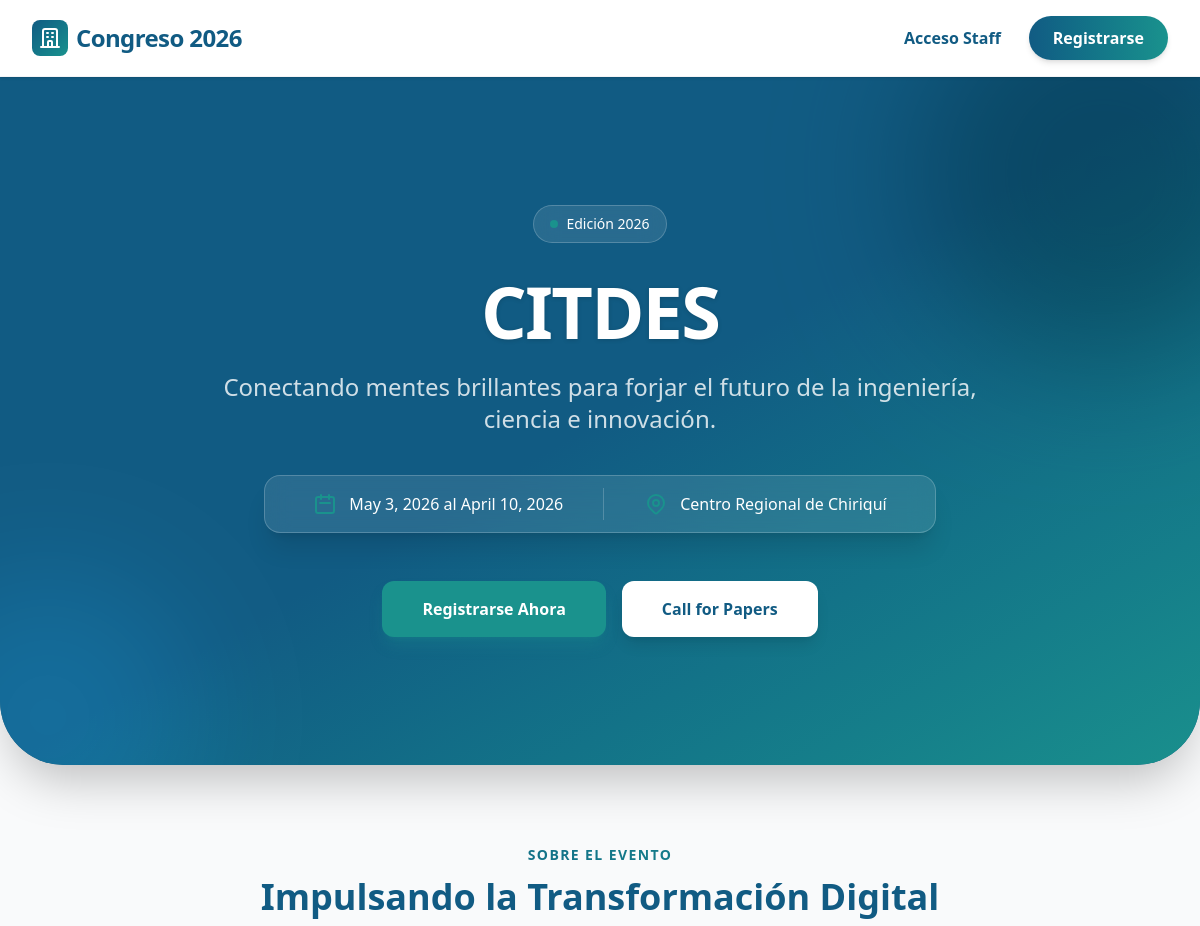
The app's page / (upper part), older data.
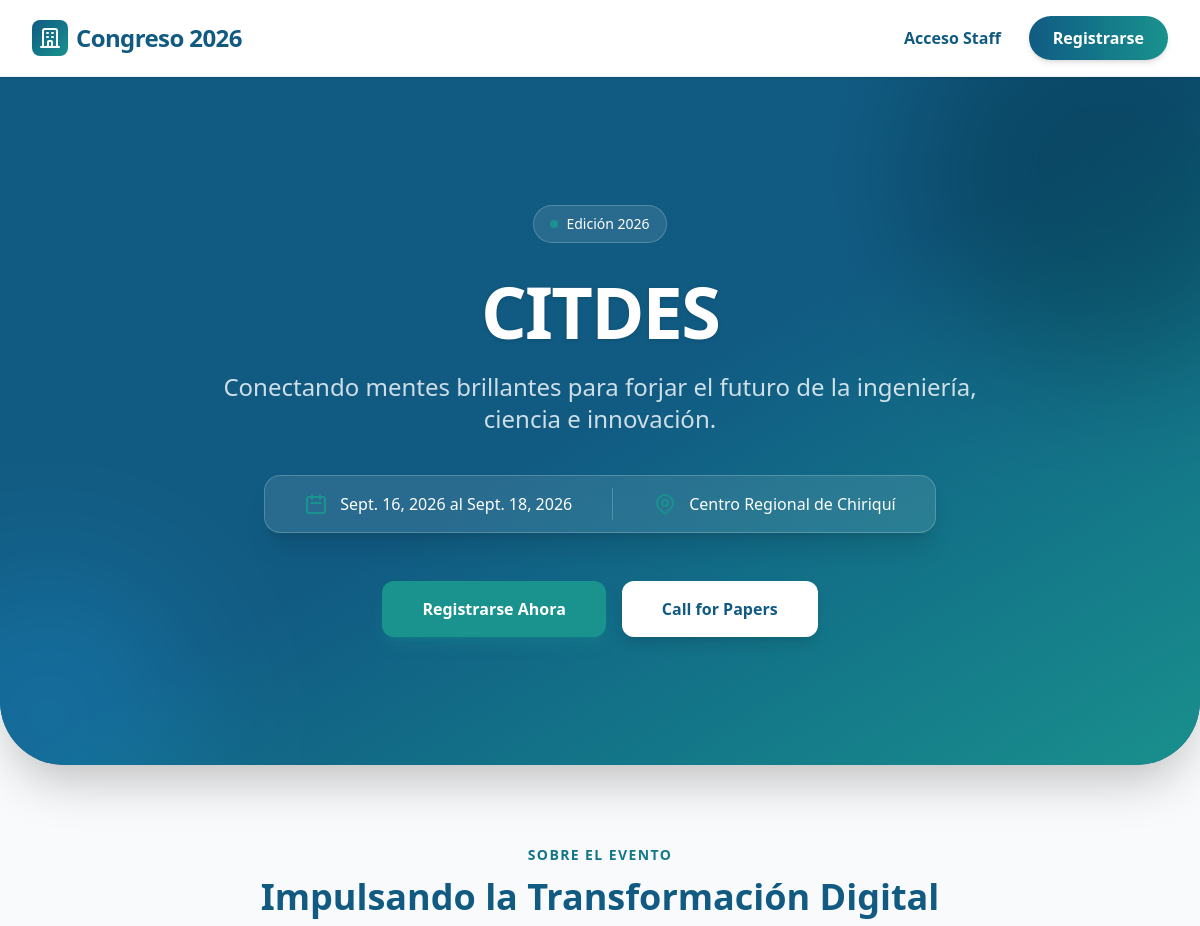
The same page, newer data.
### registro/models.py (models this page shows, shortened)
class Congress(models.Model):
    name = models.CharField(max_length=200, verbose_name="Nombre del Congreso")
    start_date = models.DateField(verbose_name="Fecha de Inicio")
    end_date = models.DateField(verbose_name="Fecha de Fin")
    location = models.CharField(max_length=200, verbose_name="Sede")

### registro/views.py (the view)
# urls.py: path('', views.inicio, name='inicio'),
def inicio(request):
    congreso = Congress.objects.first()
    speakers = Speaker.objects.filter(congress=congreso) if congreso else []
    return render(request, 'inicio.html', {
        'congreso': congreso,
        'speakers': speakers
    })

### theme/templates/inicio.html (shortened to what this page needs)
{% extends 'base.html' %}
{% block content %}
<section class="relative bg-[#115b83] overflow-hidden rounded-b-[2.5rem] lg:rounded-b-[4rem] shadow-2xl" aria-label="Introducción al congreso">
    <div class="absolute inset-0 bg-gradient-to-br from-[#115b83] via-[#115b83] to-[#1a928d] opacity-95"></div>
    <div class="absolute -top-24 -right-24 w-96 h-96 bg-[#1a928d] rounded-full mix-blend-multiply filter blur-3xl opacity-50 animate-blob"></div>
    <div class="absolute -bottom-24 -left-24 w-72 h-72 bg-white rounded-full mix-blend-overlay filter blur-3xl opacity-20"></div>
    <div class="relative max-w-7xl mx-auto px-4 sm:px-6 lg:px-8 py-24 lg:py-32 flex flex-col items-center text-center">
        <div class="inline-flex items-center gap-2 px-4 py-2 rounded-full bg-white/10 backdrop-blur-md border border-white/20 text-white text-sm font-medium mb-8">
            <span class="w-2 h-2 rounded-full bg-[#1a928d] animate-pulse"></span>
            Edición 2026
        </div>
        <h1 class="text-5xl md:text-7xl font-extrabold text-white tracking-tight mb-6 drop-shadow-sm">
            {% if congreso %}{{ congreso.name }}{% else %}Congreso Internacional de Tecnología{% endif %}
        </h1>
        <p class="text-xl md:text-2xl text-white/80 mb-10 max-w-3xl font-light">
            Conectando mentes brillantes para forjar el futuro de la ingeniería, ciencia e innovación.
        </p>
        <div class="flex flex-col sm:flex-row items-center gap-6 p-4 sm:p-2 rounded-2xl bg-white/10 backdrop-blur-md border border-white/20 mb-12 w-full max-w-2xl justify-center shadow-xl">
            <div class="flex items-center gap-3 px-4 py-2 text-white">
                <svg class="w-6 h-6 text-[#1a928d]" fill="none" stroke="currentColor" viewBox="0 0 24 24"><path stroke-linecap="round" stroke-linejoin="round" stroke-width="2" d="M8 7V3m8 4V3m-9 8h10M5 21h14a2 2 0 002-2V7a2 2 0 00-2-2H5a2 2 0 00-2 2v12a2 2 0 002 2z"></path></svg>
                <span class="font-medium">{% if congreso %}{{ congreso.start_date }} al {{ congreso.end_date }}{% else %}15 - 18 Octubre, 2026{% endif %}</span>
            </div>
            <div class="flex items-center gap-3 px-4 py-2 text-white">
                <span class="font-medium">{% if congreso %}{{ congreso.location }}{% else %}Centro Regional de Chiriquí, UTP{% endif %}</span>
            </div>
        </div>
        <div class="flex flex-col sm:flex-row gap-4 w-full justify-center px-4">
            <a href="{% url 'registro_publico' %}" class="w-full sm:w-auto bg-[#1a928d] hover:bg-[#157a76] text-white font-bold py-4 px-10 rounded-xl shadow-lg shadow-[#1a928d]/30 transition-all duration-300 hover:-translate-y-1">
                Registrarse Ahora
            </a>
            <a href="#call-for-papers" class="w-full sm:w-auto bg-white hover:bg-gray-50 text-[#115b83] font-bold py-4 px-10 rounded-xl shadow-lg transition-all duration-300 hover:-translate-y-1">
                Call for Papers
            </a>
        </div>
    </div>
</section>
<main class="max-w-7xl mx-auto px-4 sm:px-6 lg:px-8 py-20 space-y-32">
    <section aria-labelledby="about-title" class="text-center max-w-4xl mx-auto">
        <h2 id="about-title" class="text-sm font-bold tracking-widest uppercase mb-3 bg-clip-text text-transparent bg-gradient-to-r from-[#115b83] to-[#1a928d]">
        </h2>
        <h3 class="text-3xl md:text-4xl font-bold text-[#115b83] mb-8">Impulsando la Transformación Digital</h3>
    </section>
</main>
{% endblock %}

Row changes from the older to the newer data that the page shows:
changed Congress "CITDES": start_date "May 3, 2026" → "Sept. 16, 2026"; end_date "April 10, 2026" → "Sept. 18, 2026"
